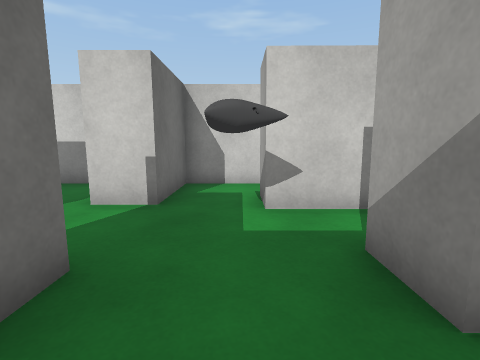
View 1 (above)

14 first-person views from a walk through a Unity game level. The camera is 1.2 m above the floor, tilts 8° down and sees 85° across. The floor is counted in squares, 1 m on a side. Each view is taken from the middle of a square. On the plan, view 1 faces up. The plan holds only what a view shows up to about 12 squares ahead; the rest is blank. The player character is not drawn. Some surface patterns are stand-ins.

View 2
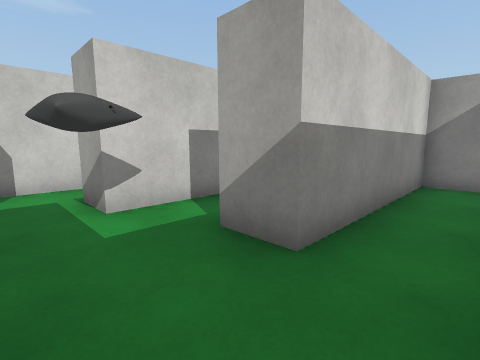

View 3
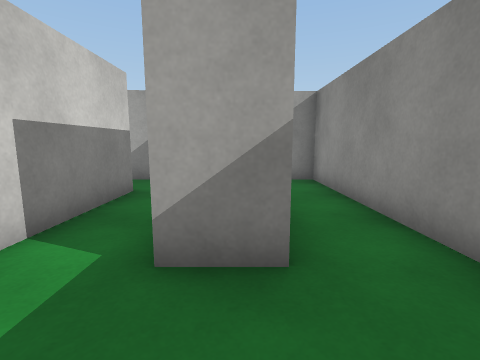

View 4
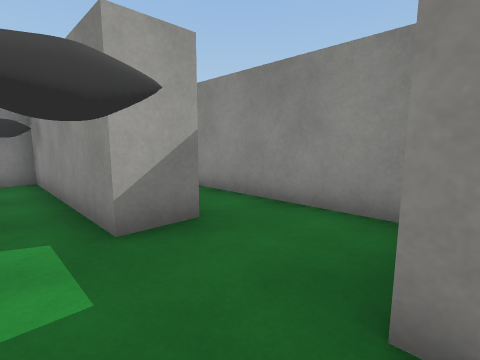

View 5
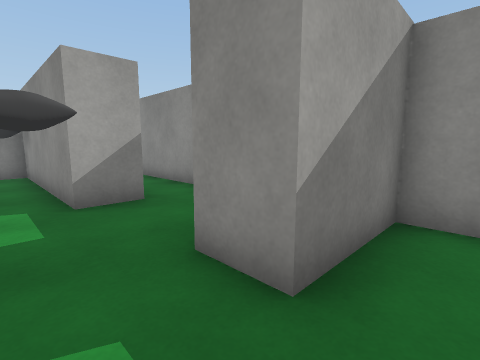

View 6
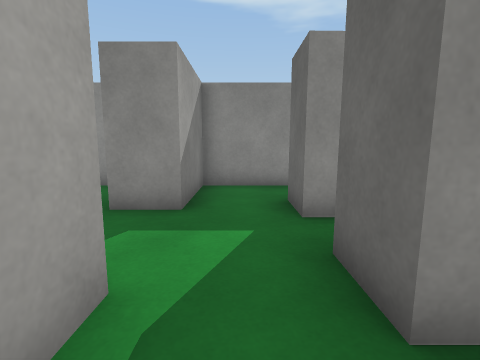

View 7
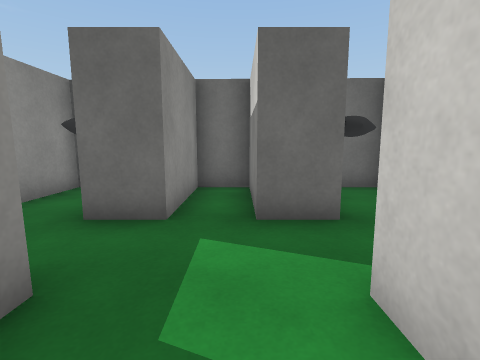

View 8
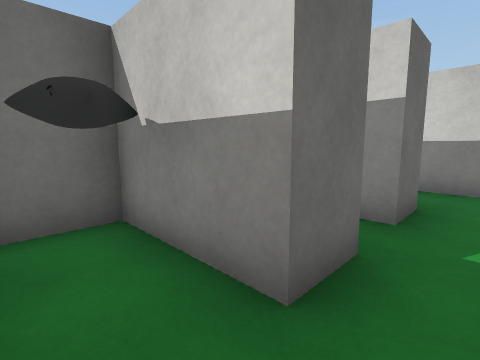

View 9
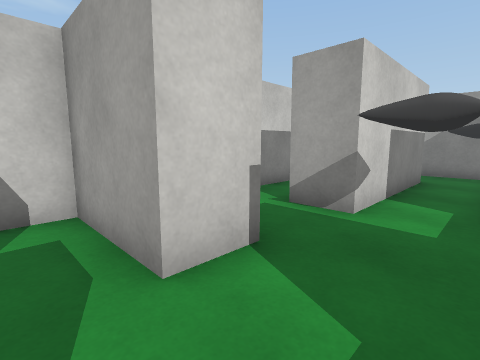

View 10
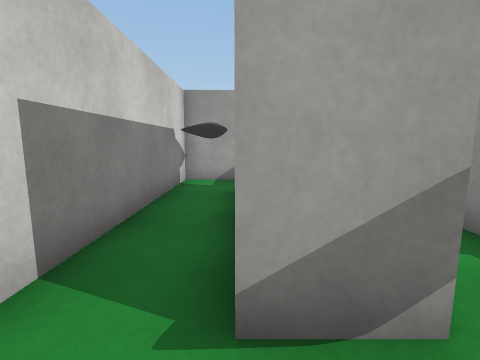

View 11
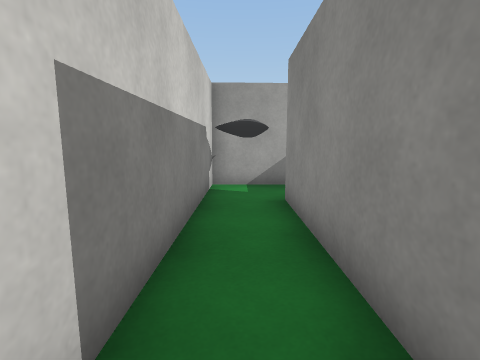

View 12
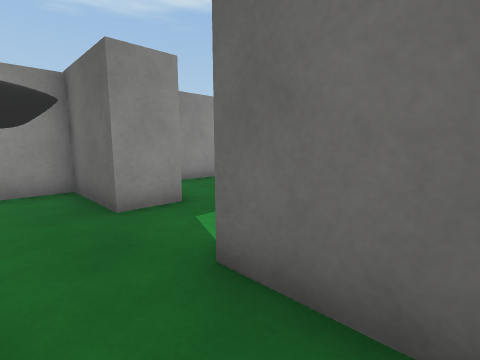

View 13
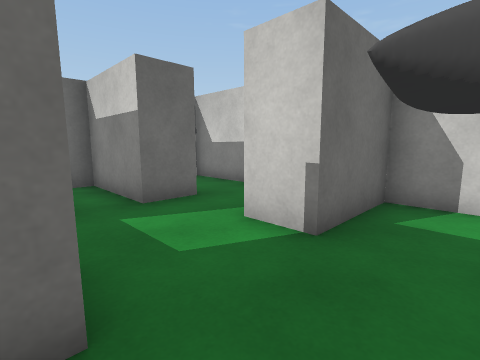

View 14
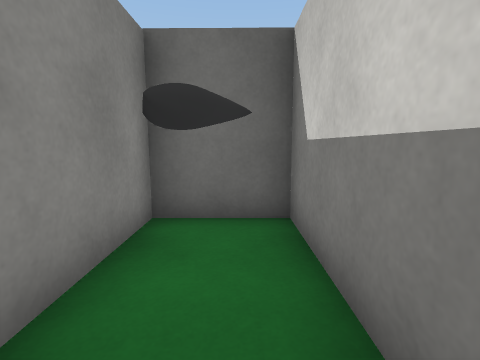

### Floor plan
Ten units are one square. View 1 is at (0, 0); x grows to the right and y downward. Boxes are objects, and circles mark ways between rooms. Rooms are numbered by the first view taken in them; rooms with no view inside come last. Other rooms are left out.
<svg viewBox="-86 -83 167 92">
<path fill="none" stroke="#000" d="M-29 -23 -16 -23 -16 4 76 4 76 -15 14 -15 14 -28 76 -28 76 -65M-16 -64 -16 -50 -29 -50M56 -47 5 -47 5 -61M-50 -56 -50 -43M-29 -50 -29 -78 -81 -78 -81 -56 -50 -56M-50 -28 -50 -15 -81 -15 -81 4 -29 4 -29 -23M9 -60 56 -60M76 -65 76 -78 -16 -78 -16 -64"/>
<circle cx="-25" cy="-35" r="3" fill="#2a7"/>
<circle cx="-5" cy="-55" r="3" fill="#2a7"/>
<circle cx="65" cy="-55" r="3" fill="#2a7"/>
<circle cx="-40" cy="-50" r="3" fill="#2a7"/>
<circle cx="-40" cy="-20" r="3" fill="#2a7"/>
<text x="10" y="-30">1</text>
<text x="-40" y="-40">2</text>
<text x="-60" y="-70">3</text>
<text x="-50" y="-10">4</text>
<text x="30" y="-70">5</text>
</svg>
Room 1 opens to room 2. Room 1 opens to room 5. Room 2 opens to room 3. Room 2 opens to room 4.

Where each view was taken, in squares from view 1:
view 1: 0 up, 0 right, facing up
view 2: 0 up, 1 left, facing up-right
view 3: 2 up, 1 left, facing right
view 4: 4 up, 2 left, facing down-right
view 5: 4 up, 4 left, facing down-right
view 6: 7 up, 4 left, facing down
view 7: 4 up, 1 left, facing left
view 8: 0 up, 4 left, facing up-left
view 9: 3 up, 4 left, facing up-right
view 10: 6 up, 1 left, facing right
view 11: 7 up, 0 right, facing right
view 12: 7 up, 0 right, facing down-left
view 13: 2 up, 0 right, facing up-left
view 14: 7 up, 4 left, facing left
